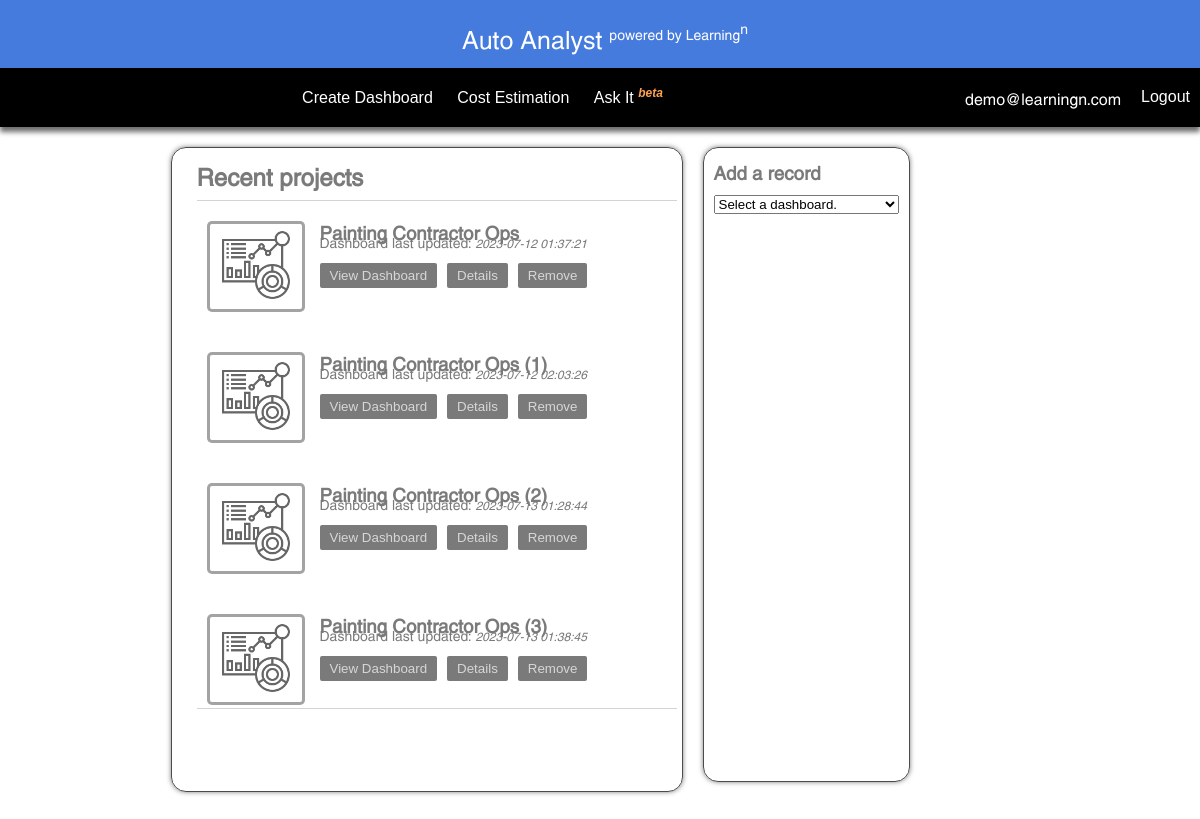
The page /home (signed in) on the database as committed earlier.
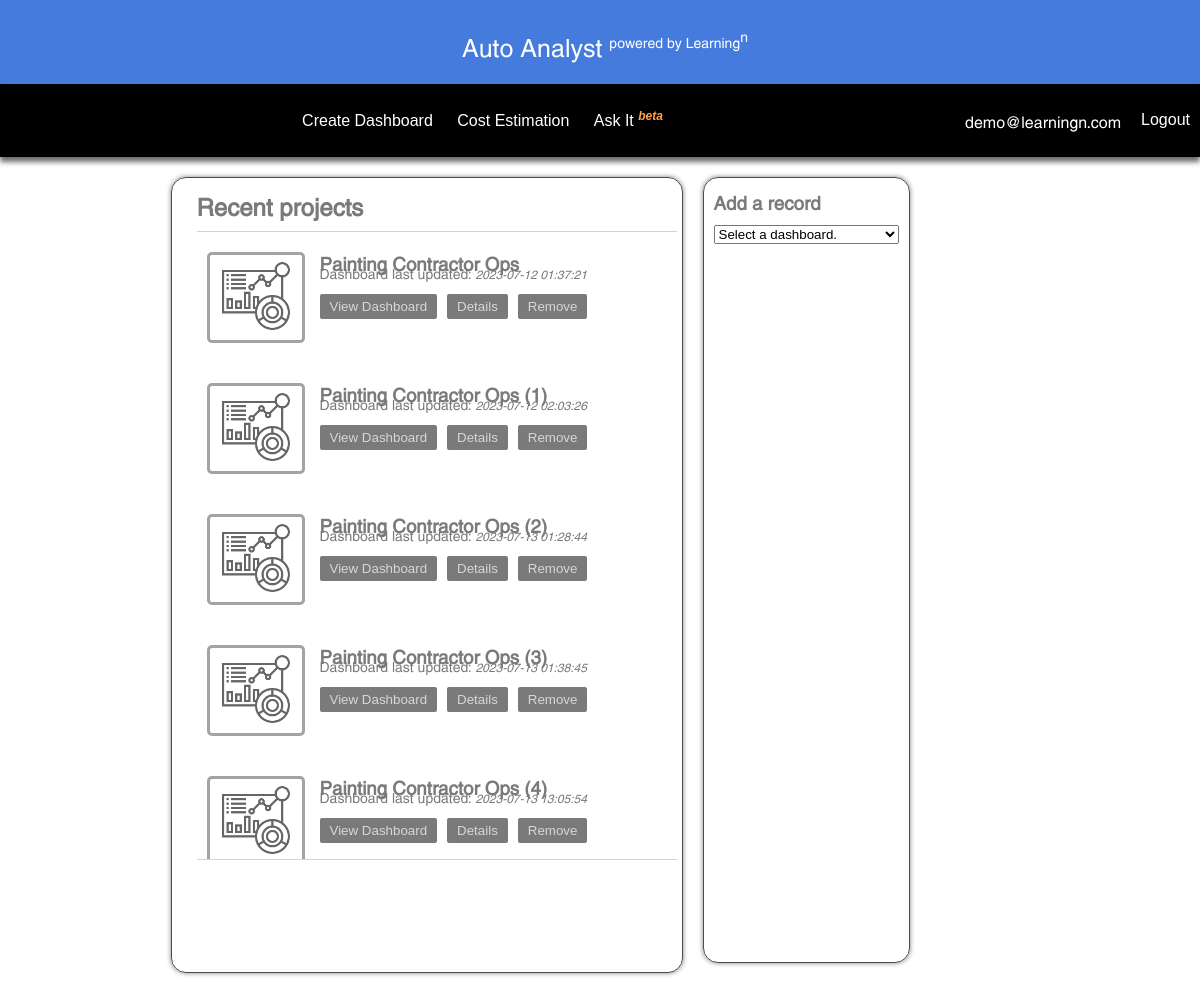
The same page on the database as committed later.
### handlers/models.py (models this page shows, shortened)
class UserTables(db.Model):
    user_id = db.Column(db.Integer, db.ForeignKey(UserLogin.user_id))
    table_id = db.Column(db.Integer, primary_key=True, autoincrement=True)
    table_name = db.Column(db.String(100))
    data = db.Column(db.JSON)
    col_mapping = db.Column(db.JSON)
    date_created = db.Column(db.DateTime, server_default=func.now())
    last_updated = db.Column(db.DateTime, server_default=func.now(), onupdate=func.now())

### app.py (the view, shortened to what this page needs)
@app.route('/home', methods=["GET", "POST"])
def home():
    user_info = session.get("account")
    user_datasets = UserTables.query.filter_by(user_id=user_info["user_id"]).all()
    if len(user_datasets) > 0:
        user_tables = [[table.table_name, table.last_updated] for table in user_datasets]
        return render_template('home.html', user=user_info, projects=user_tables)
    return render_template('home.html', user=user_info, projects=None)

### templates/home.html (shortened to what this page needs)
{% extends 'base.html' %}
{% block head %}
    <link rel="stylesheet" href="{{ url_for("static", filename="css/home.css") }}">
{% endblock %}
{% block navbar %}
    <div class="center-navbar">
        <a href="/data-import"><button class="navbar-buttons">Create Dashboard</button></a>
        <a href="#"><button class="navbar-buttons">Cost Estimation</button></a>
        <a href="#"><button class="navbar-buttons">Ask It <sup class="beta-sup">beta</sup></button></a>
    </div>
    <div class="right-navbar">
        <span>{{ user["email"] }}</span>
        <a href="/"><button class="navbar-buttons logout-btn">Logout</button></a>
    </div>
{% endblock %}
{% block content %}
    <div class="projects-container make-card">
        <h2>Recent projects</h2>
        <form class="project-thumbnail-form" method="post">
            {% if projects %}
                {% for project in projects %}
                    <div class="thumbnail-container">
                        <button class="thumbnail-btn" type="submit" name="project_button" value="{{ project[0] }}">
                            <img src="{{ url_for("static", filename="site_images/dashboard_thumbnail.png") }}" alt="submit" width="70px"/>
                        </button>
                        <div class="project-details-container">
                            <h3 class="thumbnail-label">{{ project[0] }}</h3>
                            <p class="detail-rows">Dashboard last updated: <span class="project-load-date">{{ project[1] }}</span></p>
                            <div class="main-action-btns">
                                <button class="project-options view-btn" type="submit" name="project_button" value="{{ project[0] }}">View Dashboard</button>
                                <button class="project-options edit-btn" name="project_button" value="edit_{{ project[0] }}">Details</button>
                                <button class="project-options remove-btn" name="project_button" value="delete_{{ project[0] }}">Remove</button>
                            </div>
                        </div>
                    </div>
                {% endfor %}
            {% endif %}
        </form>
    </div>
    <div class="quick-data-add-container make-card">
        <h3>Add a record</h3>
        <form action="" method="post">
            <select name="table-selection" id="dashboard-selector" onchange="reveal_form()">
                <option value="none">Select a dashboard.</option>
            </select>
        </form>
    </div>
{% endblock %}

### templates/base.html (shortened to what this page needs)
<!DOCTYPE html>
<html lang="en">
<head>
    <link rel="stylesheet" href="{{ url_for("static", filename="css/base.css") }}">
    {% block head %}
    {% endblock %}
</head>
<body>
<div class="header">
    <div class="logo-container">
        <span class="logo-text">Auto Analyst <sup>powered by Learning<sup>n</sup></sup></span>
    </div>
    <nav class="navbar">
        {% block navbar %}
        {% endblock %}
    </nav>
</div>
<div class="content">
    {% block content %}
    {% endblock %}
</div>
</body>
</html>

### static/css/base.css (style rules this page uses)
html, body { height: 100vh; width: 100vw; margin: 0; font-family: Swansea, sans-serif; }
.header { display: flex; flex-direction: column; width: 100vw; height: 15vh; }
.logo-container { height: 8vh; padding-left: 10px; display: flex; align-items: center; justify-content: center; background-color: #467BDE; }
.logo-text { font-size: 25px; color: white; font-weight: lighter; }
.logo-container sup { text-shadow: none; font-size: 14px; font-weight: lighter; }
.navbar { display: flex; width: 100vw; height: 7vh; background-color: black; align-items: center; justify-content: end; color: white; box-shadow: #6D6D6D 0 5px 5px; }
.navbar-buttons { height: 7vh; font-size: 16px; background-color: transparent; color: white; border: none; cursor:pointer; padding-left: 10px; padding-right: 10px; }
.logout-btn { margin-left: 10px; }
.content { display: flex; width: 100vw; height: 85vh; color: #7a7a7a; }
.make-card { border: #4B4B4B solid 1px; box-shadow: #7d7d7d 0 0 5px; border-radius: 15px; }

### static/css/home.css (style rules this page uses)
.navbar { display: flex; width: 100vw; justify-content: space-between; }
.logo-container { height: 15vh; }
.right-navbar { display: flex; justify-content: end; align-items: center; }
.beta-sup { font-size: 12px; font-style: italic; font-weight: bold; color: #ffa351; }
.content { justify-content: center; height: max-content; margin-top: 20px; width: 90vw; }
.projects-container { height: 75vh; display: flex; flex-direction: column; padding-left: 25px; padding-bottom: 10px; }
.quick-data-add-container { height: 75vh; display: flex; flex-direction: column; margin-left: 20px; padding: 0 10px 0 10px; }
.quick-data-add-container form { display: flex; flex-direction: column; height: available; }
.project-thumbnail-form { display: flex; flex-direction: column; width: 40vw; height: 60vh; overflow-y: scroll; margin-right: 5px; border-bottom: rgba(179,179,179,0.57) solid 1px; border-top: rgba(179,179,179,0.57) solid 1px; }
.thumbnail-container { display: flex; padding-top: 20px; padding-bottom: 20px; padding-left: 10px; }
.project-details-container { display: flex; flex-direction: column; margin-left: 15px; padding-top: 5px; }
.detail-rows { margin: 0; padding: 0; font-size: 14px; }
.project-load-date { font-size: 12px; font-style: italic; font-weight: lighter; }
.thumbnail-label { padding: 0; margin: 0 0 2px 0; }
.thumbnail-btn { background-color: white; border-radius: 5px; border: solid 3px rgba(0,0,0,0.6); opacity: 60%; }
.thumbnail-btn img { padding: 5px; }
.main-action-btns { display: flex; width: 100%; margin-top: 18px; }
.project-options { margin-right: 10px; border: none; padding: 5px 10px 5px 10px; border-radius: 2px; background-color: #7a7a7a; color: #d7d7d7; }

Rows that differ between the two databases and show on the page:
added UserTables: table_name "Painting Contractor Ops (4)", last_updated "2023-07-13 13:05:54"
